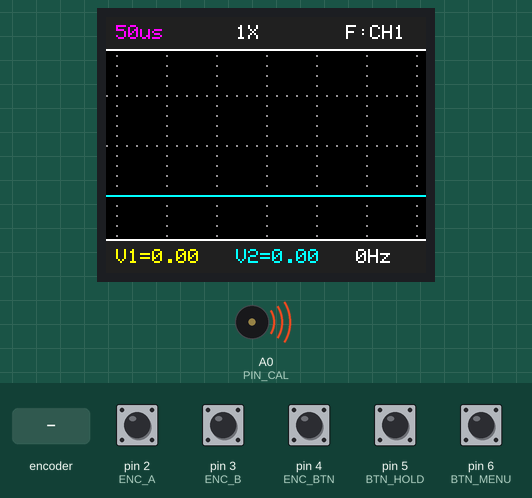
This sketch was run on a simulated Arduino Uno, built with avr-gcc and run on an emulated ATmega328P. Shown: 160×128 colour display, buzzer (waves = sounding). The test bench sets the inputs (shaded band); at power-on: pin 2 (ENC_A), pin 3 (ENC_B), pin 4 (ENC_BTN), pin 5 (BTN_HOLD), pin 6 (BTN_MENU) HIGH.

Above: at 4.7 s.
4.8 s: pin 6 (BTN_MENU) pulled LOW for 1 s
At 5.01 s:
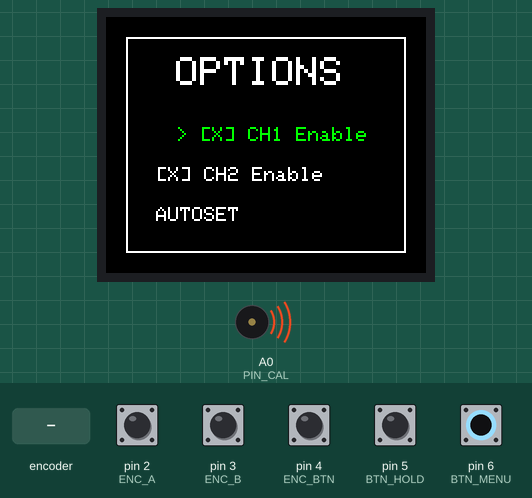
7.3 s: pin 4 (ENC_BTN) pulled LOW for 0.15 s
At 8.3 s:
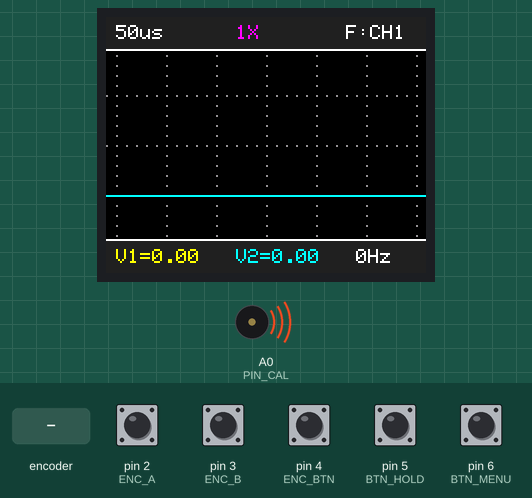
10.4 s: rotary encoder on pin 2 (ENC_A) / pin 3 (ENC_B) turned 2 steps (second pin leading)
At 11.3 s:
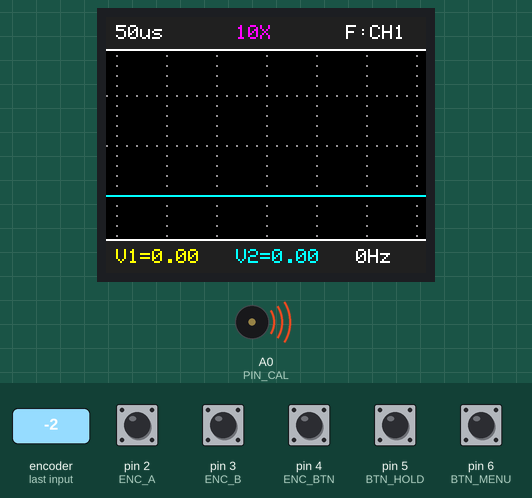
12.3 s: pin 4 (ENC_BTN) pulled LOW for 1 s
At 13.3 s:
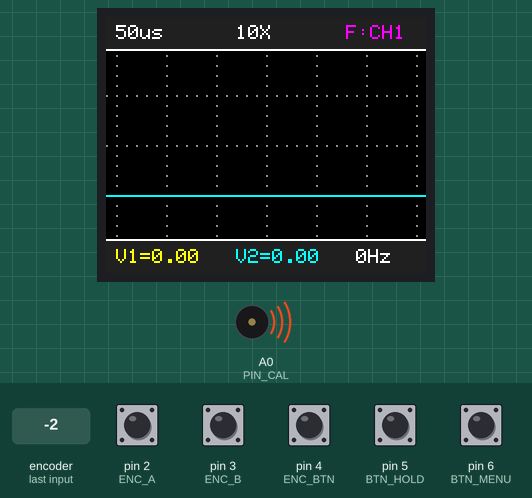
16.3 s: pin 5 (BTN_HOLD) pulled LOW for 1 s
Timing chart, 0 to 19.3 s (numbered marks = the images above; inputs shaded):
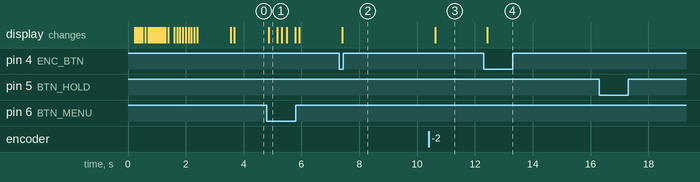

The sketch:

arduino-oscope.ino
```cpp
// DIY ARDUINO OSCILLOSCOPE - FIRMWARE V3.6 (By WillsenSW)

#include <Adafruit_GFX.h>
#include <Adafruit_ST7735.h>
#include <SPI.h>

// ==========================================
// 1. PIN DEFINITIONS
// ==========================================
#define TFT_CS     10
#define TFT_RST    7
#define TFT_DC     8
#define ADC_CS     9

#define ENC_A      2
#define ENC_B      3
#define ENC_BTN    4
#define BTN_HOLD   5
#define BTN_MENU   6

#define PIN_CAL    A0

// ==========================================
// 2. CONFIGURATION
// ==========================================
#define COLOR_BG   ST7735_BLACK
#define COLOR_GRID 0x9492
#define COLOR_CH1  ST7735_YELLOW
#define COLOR_CH2  ST7735_CYAN
#define COLOR_TXT  ST7735_WHITE
#define COLOR_ACC  ST7735_MAGENTA
#define COLOR_SEL  ST7735_GREEN

#define SCREEN_W   160
#define SCREEN_H   128
#define TOP_H      16
#define BOT_H      16
#define GRID_DIV   25
#define Y_CENTER   64
#define SMP_COUNT  160

#define V_REF      5.23
#define ADC_RES    1023.0

Adafruit_ST7735 tft = Adafruit_ST7735(TFT_CS, TFT_DC, TFT_RST);

// Buffers (8-bit for RAM savings)
uint8_t ch1_curr[SMP_COUNT];
uint8_t ch2_curr[SMP_COUNT];
uint8_t ch1_prev[SMP_COUNT];
uint8_t ch2_prev[SMP_COUNT];

// --- APP MODES ---
enum AppMode { MODE_SCOPE, MODE_MENU };
volatile AppMode currentMode = MODE_SCOPE;

// --- SCOPE SETTINGS ---
int scopeFocus = 0;
const int timeDelays[] = {0, 5, 10, 20, 50, 100, 200, 500, 1000};
const char* timeNames[] = {"4us", "10us", "20us", "50us", "100us", "200us", "500us", "1ms", "2ms"};
const float timePerSampleUs[] = {4.5, 13, 22, 38, 70, 120, 230, 550, 1100};
const int timeMax = 8;
int timeIdx = 3;

const int probeVals[] = {1, 10};
const char* probeNames[] = {"1X ", "10X"};
int probeIdx = 0;

const char* freqNames[] = {"F:CH1", "F:CH2"};
int freqSource = 0;

// --- MENU SETTINGS ---
bool showCH1 = true;
bool showCH2 = true;
int menuSelectIdx = 0;
bool menuNeedsFullDraw = true;

// --- FLAGS & TIMERS ---
bool holdMode = false;
bool uiDirty = true;
unsigned long lastMeasureTime = 0;
float measV1 = 0.0;
float measV2 = 0.0;
float measFreq = 0.0;

// --- DECOUPLED INPUT VARIABLES ---
volatile int8_t encoderDelta = 0;
volatile int8_t enc_count = 0;
volatile unsigned long lastEncTime = 0;

bool lastEncBtnState = HIGH;
unsigned long lastBtnDebounceTime = 0;
unsigned long lastMenuBtnDebounce = 0;
unsigned long lastHoldBtnDebounce = 0;

// ==========================================
// 3. SETUP
// ==========================================
void setup() {
  Serial.begin(115200);

  tft.initR(INITR_BLACKTAB);
  tft.setRotation(1);
  tft.fillScreen(COLOR_BG);

  pinMode(ADC_CS, OUTPUT);
  digitalWrite(ADC_CS, HIGH);
  pinMode(ENC_A, INPUT_PULLUP);
  pinMode(ENC_B, INPUT_PULLUP);
  pinMode(ENC_BTN, INPUT_PULLUP);
  pinMode(BTN_HOLD, INPUT_PULLUP);
  pinMode(BTN_MENU, INPUT_PULLUP);
  pinMode(PIN_CAL, OUTPUT);

  playBootAnimation();

  tone(PIN_CAL, 1000);

  attachInterrupt(digitalPinToInterrupt(ENC_A), readEncoderISR, CHANGE);
  attachInterrupt(digitalPinToInterrupt(ENC_B), readEncoderISR, CHANGE);

  SPI.begin();
  SPI.beginTransaction(SPISettings(4000000, MSBFIRST, SPI_MODE0));

  for(int i=0; i<SMP_COUNT; i++) {
    ch1_prev[i] = 255;
    ch2_prev[i] = 255;
  }

  drawGridAndBars();
  updateTopUI();
  updateBottomUI();
}

// ==========================================
// 4. MAIN LOOP
// ==========================================
void loop() {
  handleInputs();

  if (currentMode == MODE_MENU) {
    if (menuNeedsFullDraw) {
       drawMenuPage();
       menuNeedsFullDraw = false;
       uiDirty = false;
    }
    else if (uiDirty) {
      drawMenuItems();
      uiDirty = false;
    }
    delay(30);
    return;
  }

  // --- SCOPE MODE LOGIC ---
  if (uiDirty) {
    updateTopUI();
    updateBottomUI();
    uiDirty = false;
  }

  if (holdMode) return;

  unsigned long timeout = micros() + 20000;
  int triggerLevel = 512;
  while (readADC(0) > triggerLevel && micros() < timeout) if(encoderDelta != 0 || digitalRead(ENC_BTN)==LOW) return;
  while (readADC(0) < triggerLevel && micros() < timeout) if(encoderDelta != 0 || digitalRead(ENC_BTN)==LOW) return;

  int delayTime = timeDelays[timeIdx];
  int vMin1 = 1023, vMax1 = 0;
  int vMin2 = 1023, vMax2 = 0;

  for (int x = 0; x < SMP_COUNT; x++) {
    if (encoderDelta != 0 || currentMode == MODE_MENU) return;

    int val1 = readADC(0);
    int val2 = readADC(1);

    if (showCH1) {
       if (val1 < vMin1) vMin1 = val1;
       if (val1 > vMax1) vMax1 = val1;
       ch1_curr[x] = adcToScreenY(val1);
    } else ch1_curr[x] = 255;

    if (showCH2) {
       if (val2 < vMin2) vMin2 = val2;
       if (val2 > vMax2) vMax2 = val2;
       ch2_curr[x] = adcToScreenY(val2);
    } else ch2_curr[x] = 255;

    if (delayTime > 0) delayMicroseconds(delayTime);
  }

  if (millis() - lastMeasureTime > 300) {
    if(showCH1) measV1 = ((vMax1 * V_REF) / ADC_RES) * probeVals[probeIdx];
    else measV1 = 0;

    if(showCH2) measV2 = ((vMax2 * V_REF) / ADC_RES) * probeVals[probeIdx];
    else measV2 = 0;

    calculateFreq();
    updateBottomUI();
    lastMeasureTime = millis();
  }

  // --- DRAWING WAVEFORMS ---
  for (int x = 1; x < SMP_COUNT; x++) {
    if (encoderDelta != 0) return;

    if (ch1_prev[x-1] != 255 && ch1_prev[x] != 255)
       tft.drawLine(x - 1, ch1_prev[x-1], x, ch1_prev[x], COLOR_BG);
    if (ch2_prev[x-1] != 255 && ch2_prev[x] != 255)
       tft.drawLine(x - 1, ch2_prev[x-1], x, ch2_prev[x], COLOR_BG);

    restoreGridForX(x - 1);
    restoreGridForX(x);

    uint8_t y1_new = ch1_curr[x];
    uint8_t y2_new = ch2_curr[x];
    uint8_t y1_old = ch1_curr[x-1];
    uint8_t y2_old = ch2_curr[x-1];

    if (showCH1 && y1_old != 255 && y1_new != 255)
       tft.drawLine(x - 1, y1_old, x, y1_new, COLOR_CH1);
    if (showCH2 && y2_old != 255 && y2_new != 255)
       tft.drawLine(x - 1, y2_old, x, y2_new, COLOR_CH2);

    ch1_prev[x-1] = y1_old;
    ch2_prev[x-1] = y2_old;
    if (x == SMP_COUNT - 1) {
       ch1_prev[x] = y1_new;
       ch2_prev[x] = y2_new;
    }
  }
}

// ==========================================
// 5. INPUT HANDLING (ANTI-CROSSTALK LOGIC)
// ==========================================
void handleInputs() {
  unsigned long now = millis();

  // ----------------------------------------
  // ACTION 1: ROTATE RIGHT
  // ----------------------------------------
  if (encoderDelta > 0) {
    encoderDelta = 0;
    if (currentMode == MODE_SCOPE) {
       if (scopeFocus == 0)      { timeIdx++; if(timeIdx > timeMax) timeIdx = timeMax; }
       else if (scopeFocus == 1) { probeIdx = 1; }
       else if (scopeFocus == 2) { freqSource = 1; }
    } else {
       menuSelectIdx++;
       if (menuSelectIdx > 2) menuSelectIdx = 0;
    }
    uiDirty = true;
  }

  // ----------------------------------------
  // ACTION 2: ROTATE LEFT
  // ----------------------------------------
  else if (encoderDelta < 0) {
    encoderDelta = 0;
    if (currentMode == MODE_SCOPE) {
       if (scopeFocus == 0)      { timeIdx--; if(timeIdx < 0) timeIdx = 0; }
       else if (scopeFocus == 1) { probeIdx = 0; }
       else if (scopeFocus == 2) { freqSource = 0; }
    } else {
       menuSelectIdx--;
       if (menuSelectIdx < 0) menuSelectIdx = 2;
    }
    uiDirty = true;
  }

  // ----------------------------------------
  // ACTION 3: ENCODER BUTTON (With Vibration Lockout)
  // ----------------------------------------
  bool currentEncBtnState = digitalRead(ENC_BTN);

  if (currentEncBtnState == LOW && lastEncBtnState == HIGH && (now - lastBtnDebounceTime > 50)) {
     if (now - lastEncTime > 250) {
         lastBtnDebounceTime = now;

         if (currentMode == MODE_SCOPE) {
            scopeFocus++;
            if (scopeFocus > 2) scopeFocus = 0;
         } else {
            executeMenuAction();
         }
         uiDirty = true;
     }
  }
  lastEncBtnState = currentEncBtnState;

  // ----------------------------------------
  // ACTION 4: MENU BUTTON
  // ----------------------------------------
  if (digitalRead(BTN_MENU) == LOW && (now - lastMenuBtnDebounce > 250)) {
    lastMenuBtnDebounce = now;
    if (currentMode == MODE_SCOPE) {
      currentMode = MODE_MENU;
      menuNeedsFullDraw = true;
    } else {
      currentMode = MODE_SCOPE;
      tft.fillScreen(COLOR_BG);
      drawGridAndBars();
    }
    uiDirty = true;
  }

  // ----------------------------------------
  // ACTION 5: HOLD BUTTON
  // ----------------------------------------
  if (currentMode == MODE_SCOPE && digitalRead(BTN_HOLD) == LOW && (now - lastHoldBtnDebounce > 250)) {
    lastHoldBtnDebounce = now;
    holdMode = !holdMode;
    uiDirty = true;
  }
}

// ==========================================
// 6. HARDWARE INTERRUPT (Strict Rate Limit)
// ==========================================
void readEncoderISR() {
  static const int8_t enc_states[] = {0,-1,1,0,1,0,0,-1,-1,0,0,1,0,1,-1,0};
  static uint8_t old_AB = 0;

  old_AB <<= 2;
  old_AB |= ((PIND & 0x0C) >> 2);
  int8_t val = enc_states[old_AB & 0x0F];

  if (val != 0) {
     lastEncTime = millis();
     enc_count += val;

     if (enc_count >= 4) {
        encoderDelta = 1;
        enc_count = 0;
     }
     else if (enc_count <= -4) {
        encoderDelta = -1;
        enc_count = 0;
     }
  }
}

// ==========================================
// 7. BOOT ANIMATION (Custom WillsenSW)
// ==========================================
void playBootAnimation() {
  tft.fillScreen(COLOR_BG);

  const char* line1 = "Arduino - Oscilloscope";
  const char* line2 = "By WillsenSW";

  tft.setTextSize(1); // Smaller text to fit "Arduino - Oscilloscope"
  tft.setTextColor(ST7735_WHITE);

  // Line 1: Typewriter Effect
  // Center roughly: 160px width. Text is ~21 chars.
  // 21 * 6px = ~126px. Start X around 17.
  int xStart1 = 17;
  int yStart1 = 50;

  for(int i=0; i<22; i++) { // Length of line 1
    if(line1[i] == '\0') break;
    tft.setCursor(xStart1 + (i*6), yStart1);
    tft.print(line1[i]);
    delay(50);
  }

  // Line 2: Typewriter Effect
  // "By WillsenSW" is 12 chars. 12 * 6px = 72px.
  // Center: (160 - 72) / 2 = 44.
  int xStart2 = 44;
  int yStart2 = 70;

  for(int i=0; i<12; i++) { // Length of line 2
    if(line2[i] == '\0') break;
    tft.setCursor(xStart2 + (i*6), yStart2);
    tft.print(line2[i]);
    delay(100);
  }

  delay(1000); // Pause to read
  tft.fillScreen(COLOR_BG);
}

// ==========================================
// 8. MENU LOGIC
// ==========================================
void drawMenuPage() {
  tft.fillScreen(COLOR_BG);
  tft.drawRect(10, 10, SCREEN_W-20, SCREEN_H-20, ST7735_WHITE);

  tft.setTextSize(2);
  tft.setCursor(35, 20);
  tft.setTextColor(COLOR_TXT);
  tft.print(F("OPTIONS"));

  drawMenuItems();
}

void drawMenuItems() {
  tft.setTextSize(1);
  int startY = 55;
  int gap = 20;

  for(int i=0; i<3; i++) {
    int y = startY + (i * gap);

    tft.fillRect(15, y, 130, 10, COLOR_BG);

    int xOffset = (menuSelectIdx == i) ? 35 : 25;
    tft.setCursor(xOffset, y);

    if (menuSelectIdx == i) {
      tft.setTextColor(COLOR_SEL);
      tft.print(F("> "));
    } else {
      tft.setTextColor(COLOR_TXT);
    }

    if (i == 0)      tft.print(showCH1 ? F("[X] CH1 Enable") : F("[ ] CH1 Enable"));
    else if (i == 1) tft.print(showCH2 ? F("[X] CH2 Enable") : F("[ ] CH2 Enable"));
    else if (i == 2) tft.print(F("AUTOSET"));
  }
}

void executeMenuAction() {
  if (menuSelectIdx == 0) showCH1 = !showCH1;
  else if (menuSelectIdx == 1) showCH2 = !showCH2;
  else if (menuSelectIdx == 2) runAutoset();
}

void runAutoset() {
  tft.fillScreen(COLOR_BG);
  tft.setCursor(40, 60);
  tft.setTextColor(COLOR_CH1);
  tft.print(F("Scanning..."));

  timeIdx = 6;
  freqSource = 0;

  delay(500);

  currentMode = MODE_SCOPE;
  tft.fillScreen(COLOR_BG);
  drawGridAndBars();
  uiDirty = true;
}

// ==========================================
// 9. HELPER FUNCTIONS
// ==========================================
uint8_t adcToScreenY(int adcVal) {
  float voltage = (adcVal * V_REF) / ADC_RES;
  int zeroLineY = Y_CENTER + GRID_DIV;
  float pxPerVolt = 10.0;
  int y = zeroLineY - (int)(voltage * pxPerVolt);
  return constrain(y, TOP_H + 1, SCREEN_H - BOT_H - 1);
}

void calculateFreq() {
  if (!showCH1 && !showCH2) { measFreq=0; return; }

  int firstCross = -1, secondCross = -1;
  uint8_t center = adcToScreenY(512);
  uint8_t* buffer = (freqSource == 0) ? ch1_curr : ch2_curr;

  if (!showCH1 && showCH2) buffer = ch2_curr;

  for(int i=1; i<SMP_COUNT-1; i++) {
    if(buffer[i] == 255 || buffer[i+1] == 255) continue;

    if(buffer[i] >= center && buffer[i+1] < center) {
      if(firstCross == -1) firstCross = i;
      else { secondCross = i; break; }
    }
  }
  if(secondCross != -1 && firstCross != -1) {
    int diff = secondCross - firstCross;
    float periodUs = diff * timePerSampleUs[timeIdx];
    measFreq = 1000000.0 / periodUs;
  } else measFreq = 0;
}

int readADC(int channel) {
  digitalWrite(ADC_CS, LOW);
  SPI.transfer(0x01);
  byte config = (1 << 7) | (channel << 6) | (1 << 5);
  byte msb = SPI.transfer(config);
  byte lsb = SPI.transfer(0x00);
  digitalWrite(ADC_CS, HIGH);
  return ((msb & 0x03) << 8) | lsb;
}

void updateTopUI() {
  tft.fillRect(0, 0, SCREEN_W, TOP_H, 0x2104);
  tft.drawFastHLine(0, TOP_H, SCREEN_W, ST7735_WHITE);
  tft.setTextSize(1);

  uint16_t c1 = (scopeFocus == 0) ? COLOR_ACC : COLOR_TXT;
  uint16_t c2 = (scopeFocus == 1) ? COLOR_ACC : COLOR_TXT;
  uint16_t c3 = (scopeFocus == 2) ? COLOR_ACC : COLOR_TXT;

  tft.setTextColor(c1); tft.setCursor(5, 4); tft.print(timeNames[timeIdx]);
  tft.setTextColor(c2); tft.setCursor(65, 4); tft.print(probeNames[probeIdx]);
  tft.setTextColor(c3); tft.setCursor(120, 4); tft.print(freqNames[freqSource]);
}

void updateBottomUI() {
  tft.fillRect(0, SCREEN_H - BOT_H, SCREEN_W, BOT_H, 0x2104);
  tft.drawFastHLine(0, SCREEN_H - BOT_H - 1, SCREEN_W, ST7735_WHITE);
  tft.setTextSize(1);

  if (showCH1) {
    tft.setTextColor(COLOR_CH1);
    tft.setCursor(5, SCREEN_H - 12); tft.print(F("V1=")); tft.print(measV1, 2);
  }

  if (showCH2) {
    tft.setTextColor(COLOR_CH2);
    tft.setCursor(65, SCREEN_H - 12); tft.print(F("V2=")); tft.print(measV2, 2);
  }

  tft.setTextColor(ST7735_WHITE);
  tft.setCursor(125, SCREEN_H - 12);
  if(measFreq > 999) { tft.print(measFreq/1000.0, 1); tft.print(F("k")); }
  else { tft.print((int)measFreq); tft.print(F("Hz")); }
}

// ------------------------------------------
// PERFECT GRID FUNCTIONS
// ------------------------------------------
void drawGridAndBars() {
  tft.fillRect(0, TOP_H, SCREEN_W, SCREEN_H - TOP_H - BOT_H, COLOR_BG);

  for (int x = 5; x <= 155; x += 25) {
    for (int y = 19; y <= 109; y += 5) tft.drawPixel(x, y, COLOR_GRID);
  }
  for (int y = 39; y <= 89; y += 25) {
    for (int x = 5; x <= 155; x += 5) tft.drawPixel(x, y, COLOR_GRID);
  }

  int zeroLine = Y_CENTER + GRID_DIV;
  tft.drawFastHLine(0, zeroLine, SCREEN_W, 0x52AA);
  tft.drawFastHLine(0, TOP_H, SCREEN_W, ST7735_WHITE);
  tft.drawFastHLine(0, SCREEN_H - BOT_H - 1, SCREEN_W, ST7735_WHITE);
}

void restoreGridForX(int x) {
  if ((x - 5) % 25 == 0) {
      for (int y = 19; y <= 109; y += 5) {
         if (y != (Y_CENTER + GRID_DIV)) tft.drawPixel(x, y, COLOR_GRID);
      }
  }
  else if ((x - 5) % 5 == 0) {
      tft.drawPixel(x, 39, COLOR_GRID);
      tft.drawPixel(x, 64, COLOR_GRID);
  }
  int zeroLine = Y_CENTER + GRID_DIV;
  tft.drawPixel(x, zeroLine, 0x52AA);
}
```

Measured:
- after the input at 4.8 s, the display: changes after 0.07 s (image 1)
- after the input at 7.3 s, the display: changes after 0.12 s (image 2)
- after the input at 10.4 s, the display: changes after 0.24 s (image 3)
- after the input at 12.3 s, the display: changes after 0.12 s (image 4)
- after the input at 16.3 s, every drawn part: stays the same
